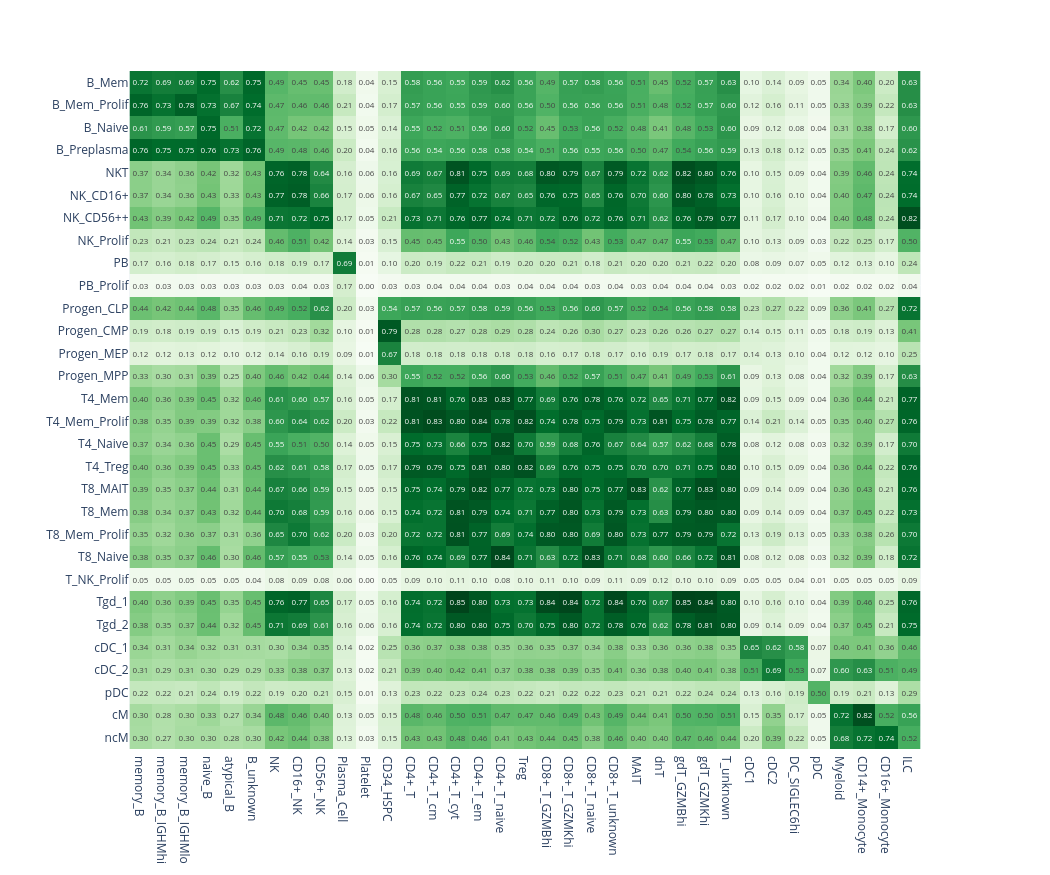

Write notebook code for a chart like this one.
### Code cell
if QUERY_DATASET in [
    "f6c50495-3361-40ed-a819-fb9644396ed9",
    "0f528c8a-a25c-4840-8fa3-d156fa11086f"
]:
    mapping = mapping.T

fig = plot_cluster_mapping((-mapping + 1.).loc[order_index, order_columns], show=False, sort_by_score=False)
fig.update_layout(coloraxis_showscale=False)

### Figure 1 — Plotly figure (JSON) as saved in the notebook; plotly's stock layout.template omitted (floating-point values rounded to 4 significant figures; data arrays with more than 128 entries replaced by an {"elided": "..."} marker saying what was removed)
{"data": [{"coloraxis": "coloraxis", "hovertemplate": "x: %{x}<br>y: %{y}<br>color: %{z}<extra></extra>", "name": "0", "texttemplate": "%{z:.2f}", "type": "heatmap", "x": ["memory_B", "memory_B_IGHMhi", "memory_B_IGHMlo", "naive_B", "atypical_B", "B_unknown", "NK", "CD16+_NK", "CD56+_NK", "Plasma_Cell", "Platelet", "CD34_HSPC", "CD4+_T", "CD4+_T_cm", "CD4+_T_cyt", "CD4+_T_em", "CD4+_T_naive", "Treg", "CD8+_T_GZMBhi", "CD8+_T_GZMKhi", "CD8+_T_naive", "CD8+_T_unknown", "MAIT", "dnT", "gdT_GZMBhi", "gdT_GZMKhi", "T_unknown", "cDC1", "cDC2", "DC_SIGLEC6hi", "pDC", "Myeloid", "CD14+_Monocyte", "CD16+_Monocyte", "ILC"], "xaxis": "x", "y": ["B_Mem", "B_Mem_Prolif", "B_Naive", "B_Preplasma", "NKT", "NK_CD16+", "NK_CD56++", "NK_Prolif", "PB", "PB_Prolif", "Progen_CLP", "Progen_CMP", "Progen_MEP", "Progen_MPP", "T4_Mem", "T4_Mem_Prolif", "T4_Naive", "T4_Treg", "T8_MAIT", "T8_Mem", "T8_Mem_Prolif", "T8_Naive", "T_NK_Prolif", "Tgd_1", "Tgd_2", "cDC_1", "cDC_2", "pDC", "cM", "ncM"], "yaxis": "y", "z": {"elided": "30x35 float values"}}], "layout": {"autosize": false, "coloraxis": {"colorscale": [[0, "rgb(247,252,245)"], [0.125, "rgb(229,245,224)"], [0.25, "rgb(199,233,192)"], [0.375, "rgb(161,217,155)"], [0.5, "rgb(116,196,118)"], [0.625, "rgb(65,171,93)"], [0.75, "rgb(35,139,69)"], [0.875, "rgb(0,109,44)"], [1, "rgb(0,68,27)"]], "showscale": false}, "height": 875, "margin": {"t": 60}, "width": 1050, "xaxis": {"anchor": "y", "autorange": true, "constrain": "domain", "domain": [0.05562, 0.9444], "range": [-0.5, 34.5], "scaleanchor": "y", "type": "category"}, "yaxis": {"anchor": "x", "autorange": true, "constrain": "domain", "domain": [0, 1], "range": [29.5, -0.5], "type": "category"}}}
